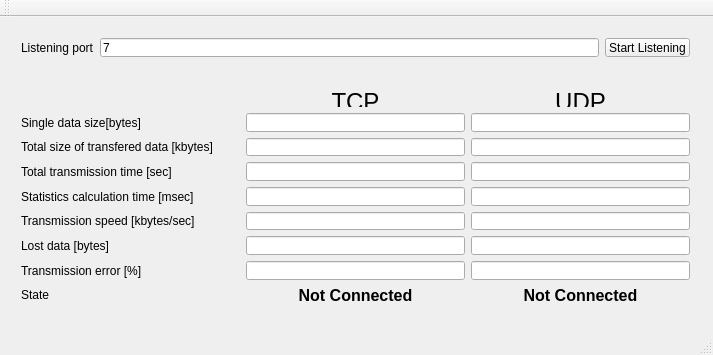
<?xml version="1.0" encoding="UTF-8"?>
<ui version="4.0">
 <class>MainWindow</class>
 <widget class="QMainWindow" name="MainWindow">
  <property name="geometry">
   <rect>
    <x>0</x>
    <y>0</y>
    <width>713</width>
    <height>355</height>
   </rect>
  </property>
  <property name="windowTitle">
   <string>MainWindow</string>
  </property>
  <widget class="QWidget" name="centralWidget">
   <widget class="QWidget" name="gridLayoutWidget">
    <property name="geometry">
     <rect>
      <x>10</x>
      <y>60</y>
      <width>691</width>
      <height>238</height>
     </rect>
    </property>
    <layout class="QGridLayout" name="gridLayout">
     <item row="3" column="1">
      <widget class="QLineEdit" name="lineEdit_5">
       <property name="readOnly">
        <bool>true</bool>
       </property>
      </widget>
     </item>
     <item row="4" column="0">
      <widget class="QLabel" name="label_6">
       <property name="text">
        <string>Statistics calculation time [msec]</string>
       </property>
      </widget>
     </item>
     <item row="3" column="0">
      <widget class="QLabel" name="label_5">
       <property name="text">
        <string>Total transmission time [sec]</string>
       </property>
      </widget>
     </item>
     <item row="0" column="1">
      <widget class="QLabel" name="label_2">
       <property name="text">
        <string>&lt;html&gt;&lt;head/&gt;&lt;body&gt;&lt;p align=&quot;center&quot;&gt;&lt;span style=&quot; font-size:18pt;&quot;&gt;TCP&lt;/span&gt;&lt;/p&gt;&lt;/body&gt;&lt;/html&gt;</string>
       </property>
       <property name="wordWrap">
        <bool>false</bool>
       </property>
      </widget>
     </item>
     <item row="2" column="0">
      <widget class="QLabel" name="label_4">
       <property name="text">
        <string>Total size of transfered data [kbytes]</string>
       </property>
      </widget>
     </item>
     <item row="5" column="2">
      <widget class="QLineEdit" name="lineEdit_12">
       <property name="readOnly">
        <bool>true</bool>
       </property>
      </widget>
     </item>
     <item row="1" column="1">
      <widget class="QLineEdit" name="lineEdit_7">
       <property name="readOnly">
        <bool>true</bool>
       </property>
      </widget>
     </item>
     <item row="2" column="2">
      <widget class="QLineEdit" name="lineEdit_9">
       <property name="readOnly">
        <bool>true</bool>
       </property>
      </widget>
     </item>
     <item row="3" column="2">
      <widget class="QLineEdit" name="lineEdit_10">
       <property name="readOnly">
        <bool>true</bool>
       </property>
      </widget>
     </item>
     <item row="4" column="2">
      <widget class="QLineEdit" name="lineEdit_11">
       <property name="readOnly">
        <bool>true</bool>
       </property>
      </widget>
     </item>
     <item row="7" column="2">
      <widget class="QLineEdit" name="lineEdit_14">
       <property name="readOnly">
        <bool>true</bool>
       </property>
      </widget>
     </item>
     <item row="2" column="1">
      <widget class="QLineEdit" name="lineEdit_6">
       <property name="readOnly">
        <bool>true</bool>
       </property>
      </widget>
     </item>
     <item row="6" column="2">
      <widget class="QLineEdit" name="lineEdit_13">
       <property name="readOnly">
        <bool>true</bool>
       </property>
      </widget>
     </item>
     <item row="1" column="0">
      <widget class="QLabel" name="label_3">
       <property name="text">
        <string>Single data size[bytes]</string>
       </property>
      </widget>
     </item>
     <item row="7" column="1">
      <widget class="QLineEdit" name="lineEdit">
       <property name="readOnly">
        <bool>true</bool>
       </property>
      </widget>
     </item>
     <item row="4" column="1">
      <widget class="QLineEdit" name="lineEdit_4">
       <property name="readOnly">
        <bool>true</bool>
       </property>
      </widget>
     </item>
     <item row="6" column="1">
      <widget class="QLineEdit" name="lineEdit_2">
       <property name="readOnly">
        <bool>true</bool>
       </property>
      </widget>
     </item>
     <item row="5" column="1">
      <widget class="QLineEdit" name="lineEdit_3">
       <property name="readOnly">
        <bool>true</bool>
       </property>
      </widget>
     </item>
     <item row="7" column="0">
      <widget class="QLabel" name="label_9">
       <property name="text">
        <string>Transmission error [%]</string>
       </property>
      </widget>
     </item>
     <item row="6" column="0">
      <widget class="QLabel" name="label_8">
       <property name="text">
        <string>Lost data [bytes]</string>
       </property>
      </widget>
     </item>
     <item row="0" column="2">
      <widget class="QLabel" name="label">
       <property name="text">
        <string>&lt;html&gt;&lt;head/&gt;&lt;body&gt;&lt;p align=&quot;center&quot;&gt;&lt;span style=&quot; font-size:18pt;&quot;&gt;UDP&lt;/span&gt;&lt;/p&gt;&lt;/body&gt;&lt;/html&gt;</string>
       </property>
      </widget>
     </item>
     <item row="1" column="2">
      <widget class="QLineEdit" name="lineEdit_8">
       <property name="readOnly">
        <bool>true</bool>
       </property>
      </widget>
     </item>
     <item row="5" column="0">
      <widget class="QLabel" name="label_7">
       <property name="text">
        <string>Transmission speed [kbytes/sec]</string>
       </property>
      </widget>
     </item>
     <item row="0" column="0">
      <spacer name="horizontalSpacer">
       <property name="orientation">
        <enum>Qt::Horizontal</enum>
       </property>
       <property name="sizeHint" stdset="0">
        <size>
         <width>40</width>
         <height>20</height>
        </size>
       </property>
      </spacer>
     </item>
     <item row="8" column="0">
      <widget class="QLabel" name="label_11">
       <property name="text">
        <string>State</string>
       </property>
      </widget>
     </item>
     <item row="8" column="1">
      <widget class="QLabel" name="label_12">
       <property name="text">
        <string>&lt;html&gt;&lt;head/&gt;&lt;body&gt;&lt;p align=&quot;center&quot;&gt;&lt;span style=&quot; font-size:12pt; font-weight:600;&quot;&gt;Not Connected&lt;/span&gt;&lt;/p&gt;&lt;/body&gt;&lt;/html&gt;</string>
       </property>
      </widget>
     </item>
     <item row="8" column="2">
      <widget class="QLabel" name="label_13">
       <property name="text">
        <string>&lt;html&gt;&lt;head/&gt;&lt;body&gt;&lt;p align=&quot;center&quot;&gt;&lt;span style=&quot; font-size:12pt; font-weight:600;&quot;&gt;Not Connected&lt;/span&gt;&lt;/p&gt;&lt;/body&gt;&lt;/html&gt;</string>
       </property>
      </widget>
     </item>
    </layout>
   </widget>
   <widget class="QWidget" name="horizontalLayoutWidget">
    <property name="geometry">
     <rect>
      <x>10</x>
      <y>10</y>
      <width>691</width>
      <height>41</height>
     </rect>
    </property>
    <layout class="QHBoxLayout" name="horizontalLayout">
     <item>
      <widget class="QLabel" name="label_10">
       <property name="text">
        <string>Listening port</string>
       </property>
      </widget>
     </item>
     <item>
      <widget class="QLineEdit" name="lineEdit_15">
       <property name="inputMask">
        <string>9999</string>
       </property>
       <property name="text">
        <string>7</string>
       </property>
      </widget>
     </item>
     <item>
      <widget class="QPushButton" name="pushButton">
       <property name="text">
        <string>Start Listening</string>
       </property>
      </widget>
     </item>
    </layout>
   </widget>
  </widget>
  <widget class="QMenuBar" name="menuBar">
   <property name="geometry">
    <rect>
     <x>0</x>
     <y>0</y>
     <width>713</width>
     <height>21</height>
    </rect>
   </property>
  </widget>
  <widget class="QToolBar" name="mainToolBar">
   <attribute name="toolBarArea">
    <enum>TopToolBarArea</enum>
   </attribute>
   <attribute name="toolBarBreak">
    <bool>false</bool>
   </attribute>
  </widget>
  <widget class="QStatusBar" name="statusBar"/>
 </widget>
 <layoutdefault spacing="6" margin="11"/>
 <resources/>
 <connections/>
</ui>
